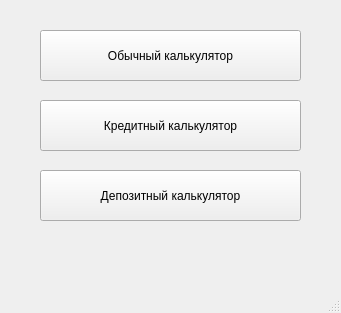
<?xml version="1.0" encoding="UTF-8"?>
<ui version="4.0">
 <class>MainWindow</class>
 <widget class="QMainWindow" name="MainWindow">
  <property name="geometry">
   <rect>
    <x>0</x>
    <y>0</y>
    <width>341</width>
    <height>313</height>
   </rect>
  </property>
  <property name="windowTitle">
   <string>MainWindow</string>
  </property>
  <property name="styleSheet">
   <string notr="true"/>
  </property>
  <widget class="QWidget" name="centralwidget">
   <widget class="QPushButton" name="pushButton_1">
    <property name="geometry">
     <rect>
      <x>40</x>
      <y>30</y>
      <width>261</width>
      <height>51</height>
     </rect>
    </property>
    <property name="text">
     <string>Обычный калькулятор</string>
    </property>
   </widget>
   <widget class="QPushButton" name="pushButton_2">
    <property name="geometry">
     <rect>
      <x>40</x>
      <y>100</y>
      <width>261</width>
      <height>51</height>
     </rect>
    </property>
    <property name="text">
     <string>Кредитный калькулятор</string>
    </property>
   </widget>
   <widget class="QPushButton" name="pushButton_3">
    <property name="geometry">
     <rect>
      <x>40</x>
      <y>170</y>
      <width>261</width>
      <height>51</height>
     </rect>
    </property>
    <property name="text">
     <string>Депозитный калькулятор</string>
    </property>
   </widget>
  </widget>
  <widget class="QMenuBar" name="menubar">
   <property name="geometry">
    <rect>
     <x>0</x>
     <y>0</y>
     <width>341</width>
     <height>24</height>
    </rect>
   </property>
  </widget>
  <widget class="QStatusBar" name="statusbar"/>
 </widget>
 <resources/>
 <connections/>
</ui>
